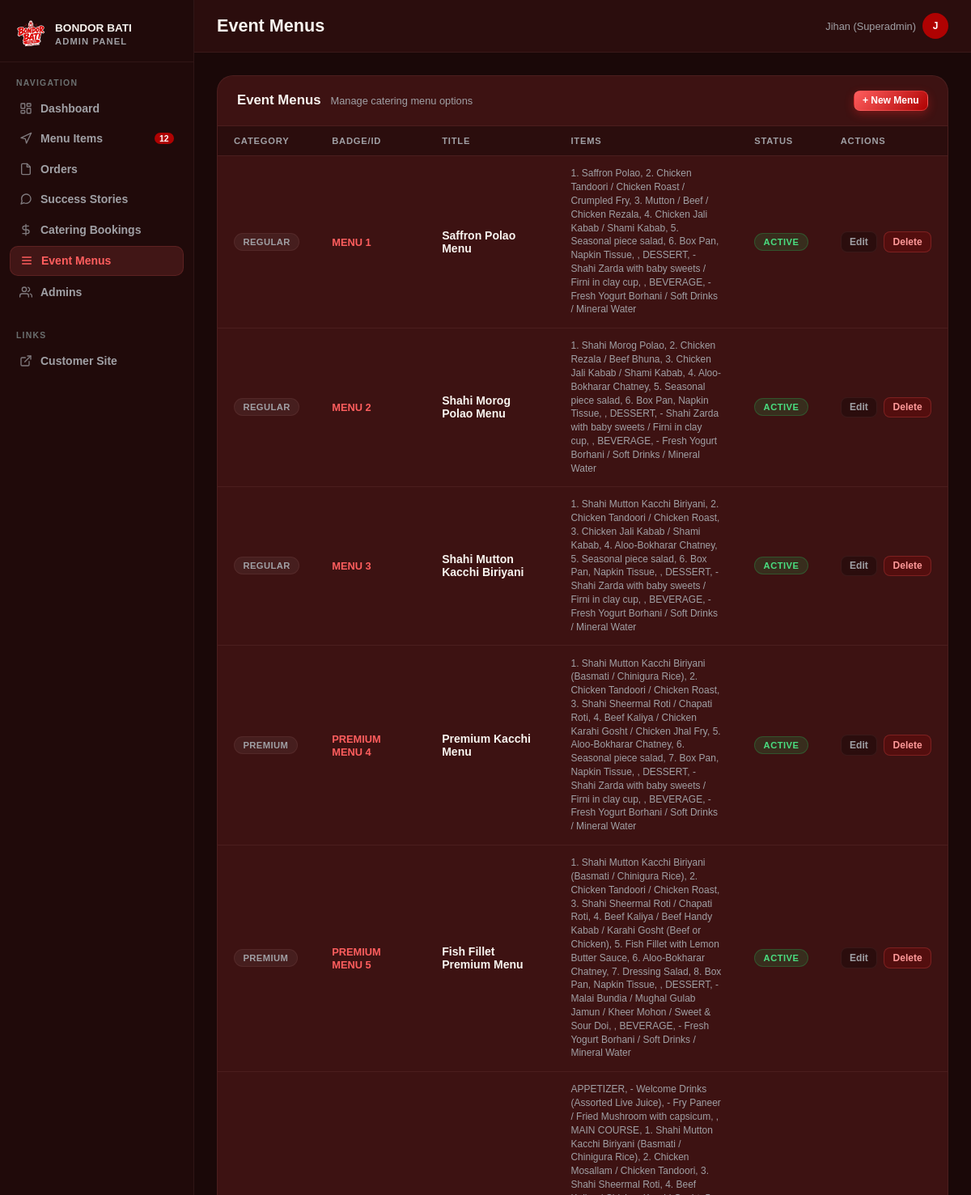
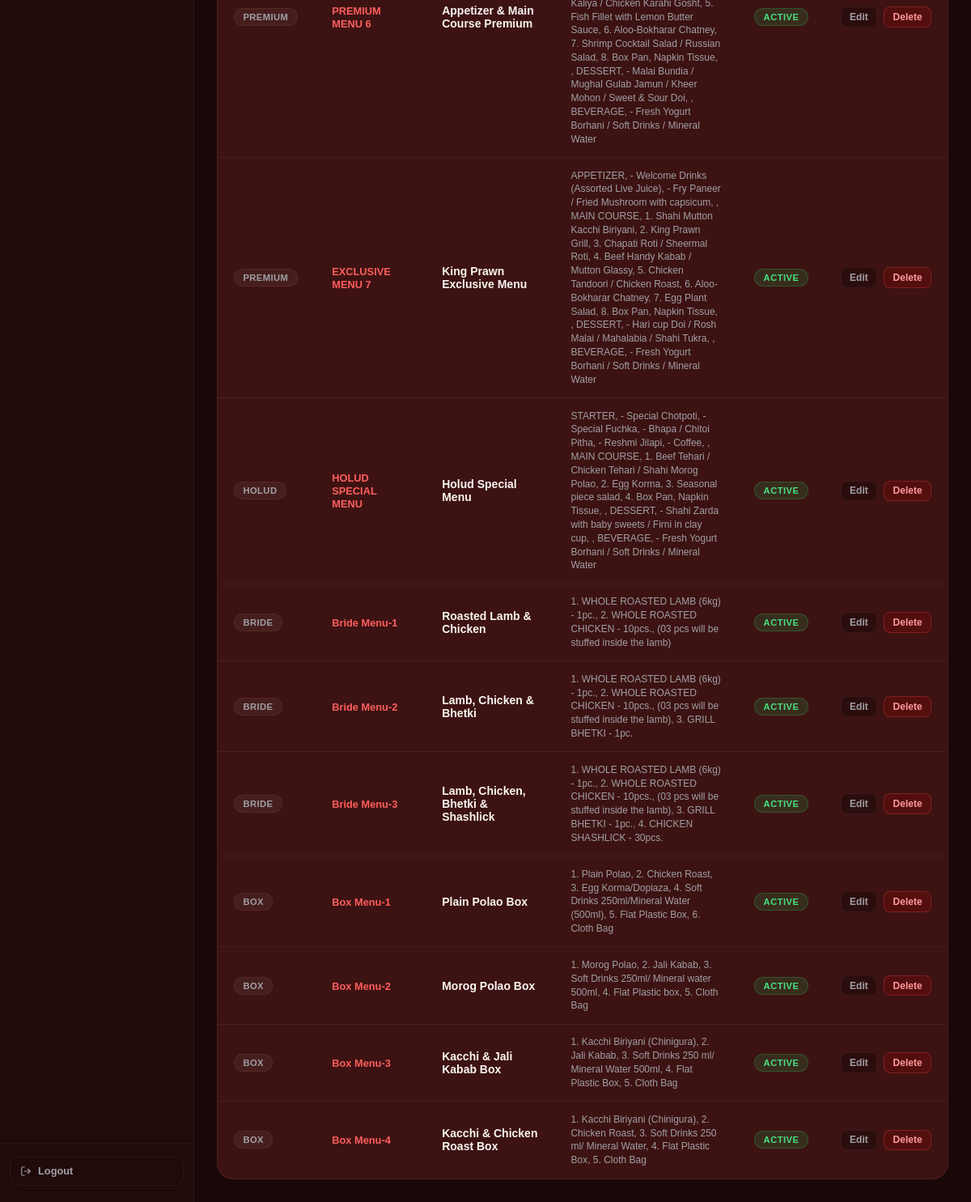
/admin/index.php?page=catering_menus (signed in), run on the app's committed database (2 pictures, top to bottom).
### tables this page shows
CREATE TABLE `catering_menus` (
  `id` bigint(20) unsigned NOT NULL AUTO_INCREMENT,
  `category` varchar(50) NOT NULL,
  `badge_text` varchar(50) NOT NULL,
  `title` varchar(160) NOT NULL,
  `items` text NOT NULL,
  `is_active` tinyint(1) NOT NULL DEFAULT 1,
  `created_at` timestamp NOT NULL DEFAULT current_timestamp(),
  `updated_at` timestamp NOT NULL DEFAULT current_timestamp() ON UPDATE current_timestamp(),
  PRIMARY KEY (`id`)
);

### admin/index.php (called while the page is built, shortened)
<?php
require dirname(__DIR__) . '/bootstrap.php';
(new \App\Controllers\AdminController())->handleRequest();

### bootstrap.php (called while the page is built, shortened)
<?php
spl_autoload_register(static function (string $class): void {
    $prefix = 'App\\';
    $relative = substr($class, strlen($prefix));
    $path = __DIR__ . '/src/' . str_replace('\\', '/', $relative) . '.php';
});
if (!function_exists('e')) {
    function e(mixed $value): string
    {
        return htmlspecialchars((string) $value, ENT_QUOTES | ENT_SUBSTITUTE, 'UTF-8');
    }
}

### src/Infrastructure/Persistence/MySQL/PdoAdminRepository.php (called while the page is built, shortened)
<?php
final readonly class PdoAdminRepository
{
    public function allCateringMenus(): array
    {
        $statement = $this->pdo->query('SELECT * FROM catering_menus ORDER BY FIELD(category, "regular", "premium", "holud", "bride", "box"), id ASC');
        return $statement->fetchAll();
    }
}

### views/admin/catering_menus.php (the view, shortened to what this page needs)
<div class="table-wrap">
    <div class="table-header">
        <div style="display:flex;align-items:center;gap:.75rem">
            <h2>Event Menus</h2>
            <span style="font-size:.8rem;color:var(--muted);">Manage catering menu options</span>
        </div>
        <button class="btn btn-primary btn-sm" onclick="openCateringMenuModal()">+ New Menu</button>
    </div>
    <div class="table-scroll">
    <table>
        <thead>
            <tr>
                <th>Category</th>
                <th>Badge/ID</th>
                <th>Title</th>
                <th>Items</th>
                <th>Status</th>
                <th>Actions</th>
            </tr>
        </thead>
        <tbody>
        <?php if (empty($cateringMenus)): ?>
            <tr><td colspan="6" style="text-align:center;color:var(--muted);padding:2rem;">No event menus found.</td></tr>
        <?php else: ?>
        <?php foreach ($cateringMenus as $m): ?>
            <tr>
                <td>
                    <span class="status-pill" style="background:rgba(255,255,255,.05);color:var(--muted);border-color:var(--border);">
                        <?= ucfirst(e($m['category'])) ?>
                    </span>
                </td>
                <td><strong style="color:var(--red-light);font-size:.8rem;"><?= e($m['badge_text']) ?></strong></td>
                <td style="font-weight:600"><?= e($m['title']) ?></td>
                <td><div style="font-size:.75rem;color:var(--muted);max-width:400px;line-height:1.4;"><?= e(str_replace("\n", ", ", $m['items'])) ?></div></td>
                <td>
                    <form method="POST" style="display:inline">
                        <button type="submit" class="status-pill" style="border:1px solid <?= $m['is_active'] ? 'rgba(34,197,94,.25)' : 'rgba(107,114,128,.25)' ?>;cursor:pointer;background:<?= $m['is_active'] ? 'rgba(34,197,94,.15)' : 'rgba(107,114,128,.15)' ?>;color:<?= $m['is_active'] ? '#4ade80' : '#9ca3af' ?>;">
                            <?= $m['is_active'] ? 'Active' : 'Disabled' ?>
                        </button>
                    </form>
                </td>
                <td>
                    <div class="table-actions">
                        <button class="btn btn-ghost btn-sm" onclick='editCateringMenu(<?= json_encode($m, JSON_HEX_TAG|JSON_HEX_APOS|JSON_HEX_AMP|JSON_HEX_QUOT) ?>)'>Edit</button>
                        <form method="POST" onsubmit="return confirm('Delete this event menu?')">
                            <button type="submit" class="btn btn-danger btn-sm">Delete</button>
                        </form>
                    </div>
                </td>
            </tr>
        <?php endforeach; ?>
        <?php endif; ?>
        </tbody>
    </table>
    </div>
</div>

### assets/css/admin-layout.css (style rules this page uses)
*, *::before, *::after { box-sizing: border-box; margin: 0; padding: 0; }
:root { --bg: #1a0808; --sidebar: #200a0a; --surface: #2b0d0d; --card: #3d1212; --card-hover: #4a1515; --border: rgba(255,180,180,0.07); --red: #af0202; --red-light: #ff5e5e; --red-glow: rgba(255,94,94,0.15); --yellow: #f59e0b; --green: #22c55e; --blue: #3b82f6; --purple: #8b5cf6; --text: #f9f5f0; --muted: #a0a0a5; --muted2: #6b7070; --input-bg: #2b0d0d; --sidebar-w: 240px; }
html { scroll-behavior: smooth; }
body { background: var(--bg); font-family: 'Plus Jakarta Sans', sans-serif; color: var(--text); min-height: 100vh; display: flex; }
.table-wrap { background: var(--card); border: 1px solid var(--border); border-radius: 1.25rem; overflow: hidden; }
.table-header { display: flex; align-items: center; justify-content: space-between; padding: 1.1rem 1.5rem; border-bottom: 1px solid var(--border); gap: 1rem; flex-wrap: wrap; }
.table-header h2 { font-family: 'Nunito', sans-serif; font-weight: 800; font-size: 1.05rem; }
table { width: 100%; border-collapse: collapse; }
thead th { font-size: .7rem; font-weight: 700; text-transform: uppercase; letter-spacing: .07em; color: var(--muted); padding: .75rem 1.25rem; text-align: left; border-bottom: 1px solid var(--border); background: var(--surface); }
tbody tr { border-bottom: 1px solid var(--border); transition: background .15s; }
tbody tr:last-child { border-bottom: none; }
tbody td { padding: .85rem 1.25rem; font-size: .875rem; vertical-align: middle; }
.status-pill { display: inline-flex; align-items: center; gap: .35rem; padding: .25rem .65rem; border-radius: 9999px; font-size: .7rem; font-weight: 700; letter-spacing: .04em; text-transform: uppercase; border: 1px solid; }
.btn { display: inline-flex; align-items: center; gap: .35rem; padding: .45rem .9rem; border-radius: .5rem; font-family: 'Nunito', sans-serif; font-weight: 700; font-size: .8rem; cursor: pointer; border: 1px solid transparent; transition: all .2s; text-decoration: none; }
.btn-primary { background: linear-gradient(135deg, #ff5e5e, #af0202); color: #fff; box-shadow: 0 4px 12px rgba(255,40,40,.3); border-color: rgba(255,100,100,.4); }
.btn-ghost { background: var(--surface); color: var(--muted); border-color: var(--border); }
.btn-danger { background: rgba(175,2,2,.2); color: #ff9999; border-color: rgba(255,90,90,.25); }
.btn-sm { padding: .3rem .65rem; font-size: .75rem; }
.table-actions { display: flex; gap: .5rem; align-items: center; }
.table-actions form { display: flex; gap: .4rem; }
html, body { overflow-x: hidden; }
.table-scroll { overflow-x: auto; -webkit-overflow-scrolling: touch; }

### data on the page
catering_menus: category "REGULAR", badge_text "MENU 1", title "Saffron Polao Menu", items "1. Saffron Polao, 2. Chicken Tandoori / Chicken Roast / Crumpled Fry, 3. Mutton / Beef / Chicken Rezala, 4. Chicken Jali Kabab / Shami Kabab, 5. Seasonal piece salad, 6. Box Pan, Napkin Tissue, , DESSERT, - Shahi Zarda with baby sweets / Firni in clay cup, , BEVERAGE, - Fresh Yogurt Borhani / Soft Drinks / Mineral Water", is_active "ACTIVE"
catering_menus: category "REGULAR", badge_text "MENU 2", title "Shahi Morog Polao Menu", items "1. Shahi Morog Polao, 2. Chicken Rezala / Beef Bhuna, 3. Chicken Jali Kabab / Shami Kabab, 4. Aloo-Bokharar Chatney, 5. Seasonal piece salad, 6. Box Pan, Napkin Tissue, , DESSERT, - Shahi Zarda with baby sweets / Firni in clay cup, , BEVERAGE, - Fresh Yogurt Borhani / Soft Drinks / Mineral Water", is_active "ACTIVE"
catering_menus: category "REGULAR", badge_text "MENU 3", title "Shahi Mutton Kacchi Biriyani", items "1. Shahi Mutton Kacchi Biriyani, 2. Chicken Tandoori / Chicken Roast, 3. Chicken Jali Kabab / Shami Kabab, 4. Aloo-Bokharar Chatney, 5. Seasonal piece salad, 6. Box Pan, Napkin Tissue, , DESSERT, - Shahi Zarda with baby sweets / Firni in clay cup, , BEVERAGE, - Fresh Yogurt Borhani / Soft Drinks / Mineral Water", is_active "ACTIVE"
catering_menus: category "PREMIUM", badge_text "PREMIUM MENU 4", title "Premium Kacchi Menu", items "1. Shahi Mutton Kacchi Biriyani (Basmati / Chinigura Rice), 2. Chicken Tandoori / Chicken Roast, 3. Shahi Sheermal Roti / Chapati Roti, 4. Beef Kaliya / Chicken Karahi Gosht / Chicken Jhal Fry, 5. Aloo-Bokharar Chatney, 6. Seasonal piece salad, 7. Box Pan, Napkin Tissue, , DESSERT, - Shahi Zarda with baby sweets / Firni in clay cup, , BEVERAGE, - Fresh Yogurt Borhani / Soft Drinks / Mineral Water", is_active "ACTIVE"
catering_menus: category "PREMIUM", badge_text "PREMIUM MENU 5", title "Fish Fillet Premium Menu", items "1. Shahi Mutton Kacchi Biriyani (Basmati / Chinigura Rice), 2. Chicken Tandoori / Chicken Roast, 3. Shahi Sheermal Roti / Chapati Roti, 4. Beef Kaliya / Beef Handy Kabab / Karahi Gosht (Beef or Chicken), 5. Fish Fillet with Lemon Butter Sauce, 6. Aloo-Bokharar Chatney, 7. Dressing Salad, 8. Box Pan, Napkin Tissue, , DESSERT, - Malai Bundia / Mughal Gulab Jamun / Kheer Mohon / Sweet & Sour Doi, , BEVERAGE, - Fresh Yogurt Borhani / Soft Drinks / Mineral Water", is_active "ACTIVE"
catering_menus: category "PREMIUM", badge_text "PREMIUM MENU 6", title "Appetizer & Main Course Premium", items "APPETIZER, - Welcome Drinks (Assorted Live Juice), - Fry Paneer / Fried Mushroom with capsicum, , MAIN COURSE, 1. Shahi Mutton Kacchi Biriyani (Basmati / Chinigura Rice), 2. Chicken Mosallam / Chicken Tandoori, 3. Shahi Sheermal Roti, 4. Beef Kaliya / Chicken Karahi Gosht, 5. Fish Fillet with Lemon Butter Sauce, 6. Aloo-Bokharar Chatney, 7. Shrimp Cocktail Salad / Russian Salad, 8. Box Pan, Napkin Tissue, , DESSERT, - Malai Bundia / Mughal Gulab Jamun / Kheer Mohon / Sweet & Sour Doi, , BEVERAGE, - Fresh Yogurt Borhani / Soft Drinks / Mineral Water", is_active "ACTIVE"
catering_menus: category "PREMIUM", badge_text "EXCLUSIVE MENU 7", title "King Prawn Exclusive Menu", items "APPETIZER, - Welcome Drinks (Assorted Live Juice), - Fry Paneer / Fried Mushroom with capsicum, , MAIN COURSE, 1. Shahi Mutton Kacchi Biriyani, 2. King Prawn Grill, 3. Chapati Roti / Sheermal Roti, 4. Beef Handy Kabab / Mutton Glassy, 5. Chicken Tandoori / Chicken Roast, 6. Aloo-Bokharar Chatney, 7. Egg Plant Salad, 8. Box Pan, Napkin Tissue, , DESSERT, - Hari cup Doi / Rosh Malai / Mahalabia / Shahi Tukra, , BEVERAGE, - Fresh Yogurt Borhani / Soft Drinks / Mineral Water", is_active "ACTIVE"
catering_menus: category "HOLUD", badge_text "HOLUD SPECIAL MENU", title "Holud Special Menu", items "STARTER, - Special Chotpoti, - Special Fuchka, - Bhapa / Chitoi Pitha, - Reshmi Jilapi, - Coffee, , MAIN COURSE, 1. Beef Tehari / Chicken Tehari / Shahi Morog Polao, 2. Egg Korma, 3. Seasonal piece salad, 4. Box Pan, Napkin Tissue, , DESSERT, - Shahi Zarda with baby sweets / Firni in clay cup, , BEVERAGE, - Fresh Yogurt Borhani / Soft Drinks / Mineral Water", is_active "ACTIVE"
catering_menus: category "BRIDE", badge_text "Bride Menu-1", title "Roasted Lamb & Chicken", items "1. WHOLE ROASTED LAMB (6kg) - 1pc., 2. WHOLE ROASTED CHICKEN - 10pcs., (03 pcs will be stuffed inside the lamb)", is_active "ACTIVE"
catering_menus: category "BRIDE", badge_text "Bride Menu-2", title "Lamb, Chicken & Bhetki", items "1. WHOLE ROASTED LAMB (6kg) - 1pc., 2. WHOLE ROASTED CHICKEN - 10pcs., (03 pcs will be stuffed inside the lamb), 3. GRILL BHETKI - 1pc.", is_active "ACTIVE"
catering_menus: category "BRIDE", badge_text "Bride Menu-3", title "Lamb, Chicken, Bhetki & Shashlick", items "1. WHOLE ROASTED LAMB (6kg) - 1pc., 2. WHOLE ROASTED CHICKEN - 10pcs., (03 pcs will be stuffed inside the lamb), 3. GRILL BHETKI - 1pc., 4. CHICKEN SHASHLICK - 30pcs.", is_active "ACTIVE"
catering_menus: category "BOX", badge_text "Box Menu-1", title "Plain Polao Box", items "1. Plain Polao, 2. Chicken Roast, 3. Egg Korma/Dopiaza, 4. Soft Drinks 250ml/Mineral Water (500ml), 5. Flat Plastic Box, 6. Cloth Bag", is_active "ACTIVE"
catering_menus: category "BOX", badge_text "Box Menu-2", title "Morog Polao Box", items "1. Morog Polao, 2. Jali Kabab, 3. Soft Drinks 250ml/ Mineral water 500ml, 4. Flat Plastic box, 5. Cloth Bag", is_active "ACTIVE"
catering_menus: category "BOX", badge_text "Box Menu-3", title "Kacchi & Jali Kabab Box", items "1. Kacchi Biriyani (Chinigura), 2. Jali Kabab, 3. Soft Drinks 250 ml/ Mineral Water 500ml, 4. Flat Plastic Box, 5. Cloth Bag", is_active "ACTIVE"
catering_menus: category "BOX", badge_text "Box Menu-4", title "Kacchi & Chicken Roast Box", items "1. Kacchi Biriyani (Chinigura), 2. Chicken Roast, 3. Soft Drinks 250 ml/ Mineral Water, 4. Flat Plastic Box, 5. Cloth Bag", is_active "ACTIVE"

### other printed values
$counts['menu_items'] "12"
$_SESSION['admin_name'] "Jihan"
$_SESSION['admin_role'] "Superadmin"
substr($_SESSION['admin_name'] ?? 'A', 0, 1) "J"
